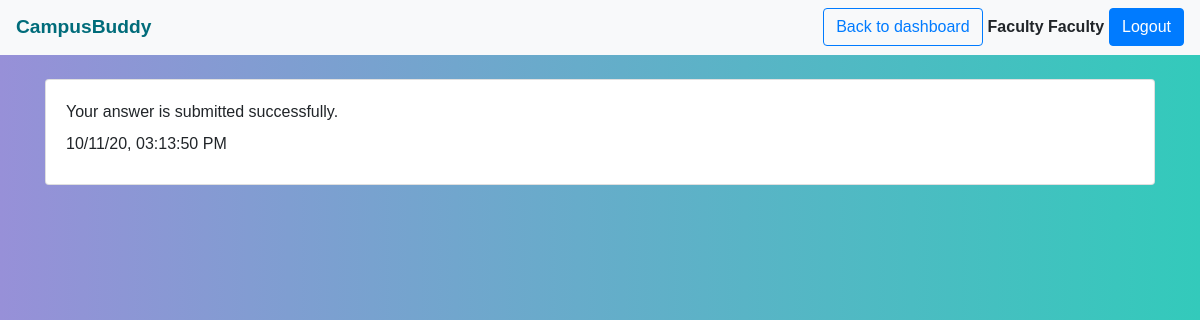
Page /notifications.php (signed in) on the committed database.
### tables this page shows
CREATE TABLE `notifications` (
  `user_id` int(11) NOT NULL,
  `message` varchar(100) NOT NULL,
  `timestamp` timestamp NOT NULL DEFAULT current_timestamp() ON UPDATE current_timestamp()
);

### notifications.php (the view, shortened to what this page needs)
<?php
$user_id = $_COOKIE['ID'];
$notificationsQuery = "SELECT * FROM notifications WHERE user_id=" . $user_id . " ORDER BY timestamp DESC";
function executeQuery($query)
{
    $conn = new mysqli("localhost", "rootuser", "toor", "campus_buddy");
    $result = $conn->query($query);
    return $result;
}
?>
<!DOCTYPE html>
<html lang="en">
<head>
    <link rel="stylesheet" href="css/Bootstrap/css/bootstrap.min.css">
    <link rel="stylesheet" href="css/style.css">
</head>
<body>
    <nav class="navbar navbar-light bg-light">
        <a class="navbar-brand">CampusBuddy</a>
        <form class="form-inline" action="php/logout.php" method="POST">
            <a href="dashboard.php" class="btn btn-outline-primary">Back to dashboard</a>
            <label style="margin: 5px; font-weight: bold;"><?php echo ($_COOKIE["UserName"]); ?></label>
            <button class="btn btn-primary" type="submit">Logout</button>
        </form>
    </nav>
    <section>
        <main class="py-4">
            <div class="container">
                <div class="row justify-content-center">
                    <div class="col-md-12">
                        <?php $notificationsResult = executeQuery($notificationsQuery);
                        if ($notificationsResult->num_rows > 0) {
                            while ($row = $notificationsResult->fetch_assoc()) {
                                $new_datetime = DateTime::createFromFormat ( "Y-m-d H:i:s", $row["timestamp"] ); ?>
                                <div class="card">
                                    <div class="card-body">
                                        <label><?php echo $row['message']; ?></label><br/>
                                        <label><?php echo $new_datetime->format('d/m/y, h:i:s A') ?></label>
                                    </div>
                                </div>
                            <?php }
                        } ?>
                    </div>
                </div>
            </div>
        </main>
    </section>
</body>
</html>

### css/style.css (style rules this page uses)
body { font-family: Verdana, Tahoma, sans-serif; background: linear-gradient(to right, #9790d8, #33cabb) fixed; }
.navbar .navbar-brand { color: #006c7a!important; font-size: larger; font-weight: bold; }

### rows in the picture
notifications: message "Your answer is submitted successfully.", timestamp "10/11/20, 03:13:50 PM"

### other values in the picture
$_COOKIE["UserName"] "Faculty Faculty"
